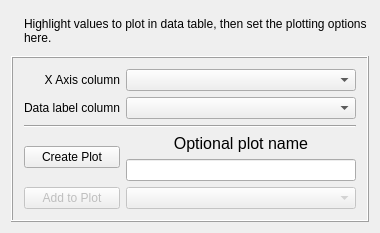
<?xml version="1.0" encoding="UTF-8"?>
<ui version="4.0">
 <class>PlotDataDialogBase</class>
 <widget class="QDialog" name="PlotDataDialogBase">
  <property name="geometry">
   <rect>
    <x>0</x>
    <y>0</y>
    <width>380</width>
    <height>233</height>
   </rect>
  </property>
  <property name="windowTitle">
   <string>Plot Data</string>
  </property>
  <layout class="QVBoxLayout">
   <item>
    <layout class="QHBoxLayout">
     <item>
      <widget class="QLabel" name="pixmapLabel1">
       <property name="sizePolicy">
        <sizepolicy hsizetype="Fixed" vsizetype="Fixed">
         <horstretch>0</horstretch>
         <verstretch>0</verstretch>
        </sizepolicy>
       </property>
       <property name="pixmap">
        <pixmap resource="perftrack.qrc">:/graphicon32x32.png</pixmap>
       </property>
       <property name="scaledContents">
        <bool>false</bool>
       </property>
       <property name="wordWrap">
        <bool>false</bool>
       </property>
      </widget>
     </item>
     <item>
      <widget class="QLabel" name="textLabel4">
       <property name="text">
        <string>Highlight values to plot in data table, then set the plotting options here.</string>
       </property>
       <property name="alignment">
        <set>Qt::AlignVCenter</set>
       </property>
       <property name="wordWrap">
        <bool>true</bool>
       </property>
      </widget>
     </item>
    </layout>
   </item>
   <item>
    <widget class="Q3Frame" name="frame15">
     <property name="frameShape">
      <enum>QFrame::Box</enum>
     </property>
     <property name="frameShadow">
      <enum>QFrame::Raised</enum>
     </property>
     <layout class="QGridLayout">
      <item row="4" column="1">
       <widget class="QComboBox" name="plotComboBox">
        <property name="enabled">
         <bool>false</bool>
        </property>
       </widget>
      </item>
      <item row="3" column="1">
       <layout class="QVBoxLayout">
        <item>
         <widget class="QLabel" name="textLabel5">
          <property name="font">
           <font>
            <pointsize>12</pointsize>
           </font>
          </property>
          <property name="text">
           <string>Optional plot name</string>
          </property>
          <property name="alignment">
           <set>Qt::AlignCenter</set>
          </property>
          <property name="wordWrap">
           <bool>false</bool>
          </property>
         </widget>
        </item>
        <item>
         <widget class="QLineEdit" name="plotNameLineEdit"/>
        </item>
       </layout>
      </item>
      <item row="3" column="0">
       <widget class="QPushButton" name="plotPushButton">
        <property name="text">
         <string>Create Plot</string>
        </property>
        <property name="autoDefault">
         <bool>false</bool>
        </property>
       </widget>
      </item>
      <item row="4" column="0">
       <widget class="QPushButton" name="addPlotPushButton">
        <property name="enabled">
         <bool>false</bool>
        </property>
        <property name="text">
         <string>Add to Plot</string>
        </property>
        <property name="autoDefault">
         <bool>false</bool>
        </property>
       </widget>
      </item>
      <item row="0" column="0">
       <widget class="QLabel" name="textLabel1">
        <property name="text">
         <string>X Axis column</string>
        </property>
        <property name="alignment">
         <set>Qt::AlignRight|Qt::AlignTrailing|Qt::AlignVCenter</set>
        </property>
        <property name="wordWrap">
         <bool>false</bool>
        </property>
       </widget>
      </item>
      <item row="0" column="1">
       <widget class="QComboBox" name="xAxisComboBox">
        <property name="sizePolicy">
         <sizepolicy hsizetype="MinimumExpanding" vsizetype="Fixed">
          <horstretch>0</horstretch>
          <verstretch>0</verstretch>
         </sizepolicy>
        </property>
       </widget>
      </item>
      <item row="1" column="0">
       <widget class="QLabel" name="textLabel1_2">
        <property name="text">
         <string>Data label column</string>
        </property>
        <property name="alignment">
         <set>Qt::AlignRight|Qt::AlignTrailing|Qt::AlignVCenter</set>
        </property>
        <property name="wordWrap">
         <bool>false</bool>
        </property>
       </widget>
      </item>
      <item row="1" column="1">
       <widget class="QComboBox" name="labelComboBox">
        <property name="sizePolicy">
         <sizepolicy hsizetype="MinimumExpanding" vsizetype="Fixed">
          <horstretch>0</horstretch>
          <verstretch>0</verstretch>
         </sizepolicy>
        </property>
       </widget>
      </item>
      <item row="2" column="0" colspan="2">
       <widget class="Line" name="line1">
        <property name="frameShape">
         <enum>QFrame::HLine</enum>
        </property>
        <property name="frameShadow">
         <enum>QFrame::Sunken</enum>
        </property>
       </widget>
      </item>
     </layout>
    </widget>
   </item>
  </layout>
 </widget>
 <layoutdefault spacing="6" margin="11"/>
 <customwidgets>
  <customwidget>
   <class>Q3Frame</class>
   <extends>QFrame</extends>
   <header>Qt3Support/Q3Frame</header>
   <container>1</container>
  </customwidget>
 </customwidgets>
 <resources>
  <include location="perftrack.qrc"/>
 </resources>
 <connections/>
</ui>
